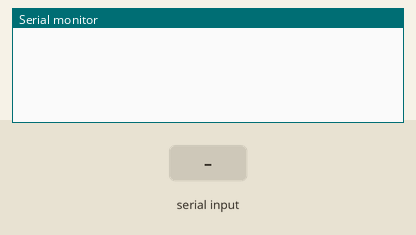
The sketch below on a simulated Arduino Uno, built with avr-gcc and run on an emulated ATmega328P. On the bench: the last lines printed to the serial monitor. The test bench sets the inputs (shaded band).

Above: at 1.2 s.
1.3 s: "90,45\n" received over Serial
At 2.1 s:
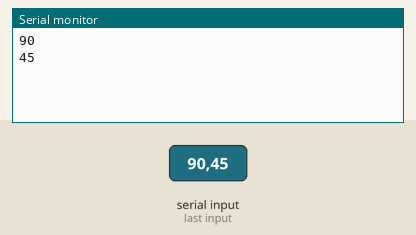
2.8 s: "30,150\n" received over Serial
At 4.4 s:
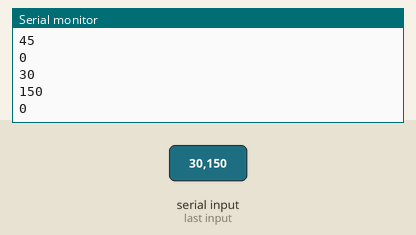
Timing chart, 0 to 5.9 s (numbered marks = the images above; inputs shaded):
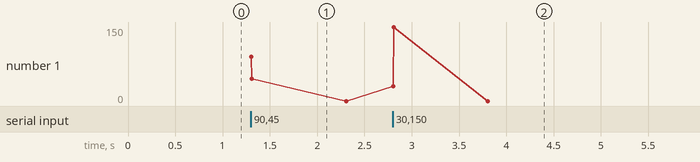

Measured:
- after the input at 1.3 s, the serial monitor: prints a new line at once (image 1)
- after the input at 2.8 s, the serial monitor: prints a new line at once (image 2)

The sketch:

c3.ino
```cpp
void setup()
{
  Serial.begin(9600);
}


void receiveInt()
{
  static const int ESPERA = 0, EXECUTA_VALOR=1;
  static int state = ESPERA;
  static int n=0;
  switch (state)
  {
      case ESPERA:
        if(Serial.available() > 0)
        {
          n = Serial.parseInt();
          state= EXECUTA_VALOR;
        }
      break;
      case EXECUTA_VALOR:
        Serial.println(n);
        state = ESPERA;
      break;
  }
}

void loop()
{
  receiveInt();
}
```
